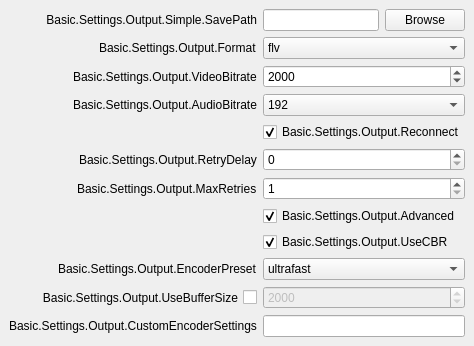
           <widget class="QWidget" name="easyOutputsPage">
            <layout class="QVBoxLayout" name="verticalLayout_3">
             <property name="leftMargin">
              <number>0</number>
             </property>
             <property name="topMargin">
              <number>0</number>
             </property>
             <property name="rightMargin">
              <number>0</number>
             </property>
             <property name="bottomMargin">
              <number>0</number>
             </property>
             <item alignment="Qt::AlignTop">
              <widget class="QWidget" name="simpleOutputContainer" native="true">
               <layout class="QVBoxLayout" name="verticalLayout_4">
                <property name="leftMargin">
                 <number>0</number>
                </property>
                <property name="topMargin">
                 <number>0</number>
                </property>
                <property name="rightMargin">
                 <number>0</number>
                </property>
                <property name="bottomMargin">
                 <number>0</number>
                </property>
                <item alignment="Qt::AlignTop">
                 <widget class="QWidget" name="widget_2" native="true">
                  <property name="sizePolicy">
                   <sizepolicy hsizetype="Preferred" vsizetype="Fixed">
                    <horstretch>0</horstretch>
                    <verstretch>0</verstretch>
                   </sizepolicy>
                  </property>
                  <layout class="QFormLayout" name="formLayout_6">
                   <property name="fieldGrowthPolicy">
                    <enum>QFormLayout::AllNonFixedFieldsGrow</enum>
                   </property>
                   <property name="labelAlignment">
                    <set>Qt::AlignRight|Qt::AlignTrailing|Qt::AlignVCenter</set>
                   </property>
                   <item row="0" column="0">
                    <widget class="QLabel" name="label_18">
                     <property name="minimumSize">
                      <size>
                       <width>170</width>
                       <height>0</height>
                      </size>
                     </property>
                     <property name="text">
                      <string>Basic.Settings.Output.Simple.SavePath</string>
                     </property>
                     <property name="alignment">
                      <set>Qt::AlignRight|Qt::AlignTrailing|Qt::AlignVCenter</set>
                     </property>
                    </widget>
                   </item>
                   <item row="0" column="1">
                    <layout class="QHBoxLayout" name="horizontalLayout_5">
                     <item>
                      <widget class="QLineEdit" name="simpleOutputPath">
                       <property name="enabled">
                        <bool>true</bool>
                       </property>
                      </widget>
                     </item>
                     <item>
                      <widget class="QPushButton" name="simpleOutputBrowse">
                       <property name="enabled">
                        <bool>true</bool>
                       </property>
                       <property name="text">
                        <string>Browse</string>
                       </property>
                      </widget>
                     </item>
                    </layout>
                   </item>
                   <item row="2" column="0">
                    <widget class="QLabel" name="label_19">
                     <property name="text">
                      <string>Basic.Settings.Output.VideoBitrate</string>
                     </property>
                    </widget>
                   </item>
                   <item row="2" column="1">
                    <widget class="QSpinBox" name="simpleOutputVBitrate">
                     <property name="minimum">
                      <number>200</number>
                     </property>
                     <property name="maximum">
                      <number>1000000</number>
                     </property>
                     <property name="value">
                      <number>2000</number>
                     </property>
                    </widget>
                   </item>
                   <item row="3" column="0">
                    <widget class="QLabel" name="label_20">
                     <property name="text">
                      <string>Basic.Settings.Output.AudioBitrate</string>
                     </property>
                    </widget>
                   </item>
                   <item row="3" column="1">
                    <widget class="QComboBox" name="simpleOutputABitrate">
                     <property name="currentIndex">
                      <number>8</number>
                     </property>
                     <item>
                      <property name="text">
                       <string>32</string>
                      </property>
                     </item>
                     <item>
                      <property name="text">
                       <string>48</string>
                      </property>
                     </item>
                     <item>
                      <property name="text">
                       <string>64</string>
                      </property>
                     </item>
                     <item>
                      <property name="text">
                       <string>80</string>
                      </property>
                     </item>
                     <item>
                      <property name="text">
                       <string>96</string>
                      </property>
                     </item>
                     <item>
                      <property name="text">
                       <string>112</string>
                      </property>
                     </item>
                     <item>
                      <property name="text">
                       <string>128</string>
                      </property>
                     </item>
                     <item>
                      <property name="text">
                       <string>160</string>
                      </property>
                     </item>
                     <item>
                      <property name="text">
                       <string>192</string>
                      </property>
                     </item>
                     <item>
                      <property name="text">
                       <string>256</string>
                      </property>
                     </item>
                     <item>
                      <property name="text">
                       <string>320</string>
                      </property>
                     </item>
                    </widget>
                   </item>
                   <item row="4" column="1">
                    <widget class="QCheckBox" name="simpleOutReconnect">
                     <property name="text">
                      <string>Basic.Settings.Output.Reconnect</string>
                     </property>
                     <property name="checked">
                      <bool>true</bool>
                     </property>
                    </widget>
                   </item>
                   <item row="5" column="0">
                    <widget class="QLabel" name="label_17">
                     <property name="text">
                      <string>Basic.Settings.Output.RetryDelay</string>
                     </property>
                    </widget>
                   </item>
                   <item row="5" column="1">
                    <widget class="QSpinBox" name="simpleOutRetryDelay">
                     <property name="maximum">
                      <number>30</number>
                     </property>
                    </widget>
                   </item>
                   <item row="6" column="0">
                    <widget class="QLabel" name="label_22">
                     <property name="text">
                      <string>Basic.Settings.Output.MaxRetries</string>
                     </property>
                    </widget>
                   </item>
                   <item row="6" column="1">
                    <widget class="QSpinBox" name="simpleOutMaxRetries">
                     <property name="minimum">
                      <number>1</number>
                     </property>
                     <property name="maximum">
                      <number>10000</number>
                     </property>
                    </widget>
                   </item>
                   <item row="7" column="1">
                    <widget class="QCheckBox" name="simpleOutAdvanced">
                     <property name="text">
                      <string>Basic.Settings.Output.Advanced</string>
                     </property>
                     <property name="checked">
                      <bool>true</bool>
                     </property>
                    </widget>
                   </item>
                   <item row="8" column="1">
                    <widget class="QCheckBox" name="simpleOutUseCBR">
                     <property name="text">
                      <string>Basic.Settings.Output.UseCBR</string>
                     </property>
                     <property name="checked">
                      <bool>true</bool>
                     </property>
                    </widget>
                   </item>
                   <item row="9" column="0">
                    <widget class="QLabel" name="label_24">
                     <property name="enabled">
                      <bool>true</bool>
                     </property>
                     <property name="text">
                      <string>Basic.Settings.Output.EncoderPreset</string>
                     </property>
                    </widget>
                   </item>
                   <item row="9" column="1">
                    <widget class="QComboBox" name="simpleOutPreset">
                     <item>
                      <property name="text">
                       <string notr="true">ultrafast</string>
                      </property>
                     </item>
                     <item>
                      <property name="text">
                       <string notr="true">superfast</string>
                      </property>
                     </item>
                     <item>
                      <property name="text">
                       <string notr="true">veryfast</string>
                      </property>
                     </item>
                     <item>
                      <property name="text">
                       <string notr="true">faster</string>
                      </property>
                     </item>
                     <item>
                      <property name="text">
                       <string notr="true">fast</string>
                      </property>
                     </item>
                     <item>
                      <property name="text">
                       <string notr="true">medium</string>
                      </property>
                     </item>
                     <item>
                      <property name="text">
                       <string notr="true">slow</string>
                      </property>
                     </item>
                     <item>
                      <property name="text">
                       <string notr="true">slower</string>
                      </property>
                     </item>
                    </widget>
                   </item>
                   <item row="10" column="0">
                    <widget class="QCheckBox" name="simpleOutUseBufsize">
                     <property name="sizePolicy">
                      <sizepolicy hsizetype="Minimum" vsizetype="Expanding">
                       <horstretch>0</horstretch>
                       <verstretch>0</verstretch>
                      </sizepolicy>
                     </property>
                     <property name="layoutDirection">
                      <enum>Qt::RightToLeft</enum>
                     </property>
                     <property name="text">
                      <string>Basic.Settings.Output.UseBufferSize</string>
                     </property>
                    </widget>
                   </item>
                   <item row="10" column="1">
                    <widget class="QSpinBox" name="simpleOutVBufsize">
                     <property name="enabled">
                      <bool>false</bool>
                     </property>
                     <property name="minimum">
                      <number>0</number>
                     </property>
                     <property name="maximum">
                      <number>1000000</number>
                     </property>
                     <property name="value">
                      <number>2000</number>
                     </property>
                    </widget>
                   </item>
                   <item row="11" column="0">
                    <widget class="QLabel" name="label_23">
                     <property name="text">
                      <string>Basic.Settings.Output.CustomEncoderSettings</string>
                     </property>
                    </widget>
                   </item>
                   <item row="11" column="1">
                    <widget class="QLineEdit" name="simpleOutCustom"/>
                   </item>
                   <item row="1" column="0">
                    <widget class="QLabel" name="label_45">
                     <property name="text">
                      <string>Basic.Settings.Output.Format</string>
                     </property>
                    </widget>
                   </item>
                   <item row="1" column="1">
                    <widget class="QComboBox" name="simpleOutRecFormat">
                     <item>
                      <property name="text">
                       <string notr="true">flv</string>
                      </property>
                     </item>
                     <item>
                      <property name="text">
                       <string notr="true">mp4</string>
                      </property>
                     </item>
                     <item>
                      <property name="text">
                       <string notr="true">mov</string>
                      </property>
                     </item>
                     <item>
                      <property name="text">
                       <string notr="true">mkv</string>
                      </property>
                     </item>
                     <item>
                      <property name="text">
                       <string notr="true">ts</string>
                      </property>
                     </item>
                    </widget>
                   </item>
                  </layout>
                 </widget>
                </item>
               </layout>
              </widget>
             </item>
            </layout>
           </widget>
